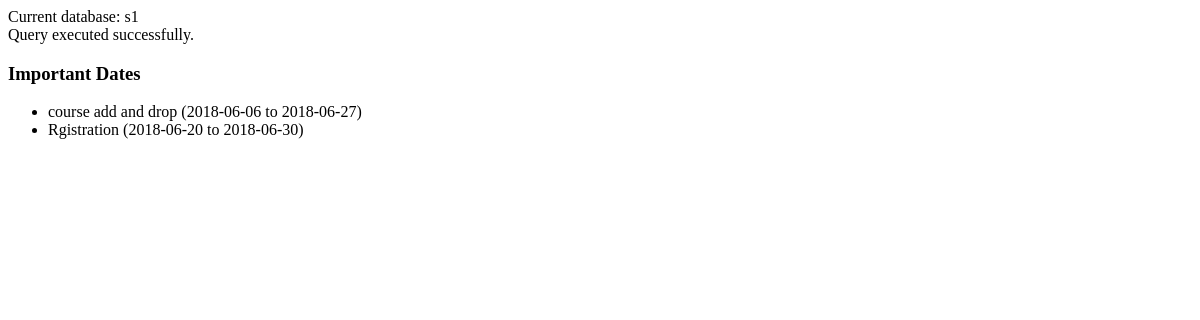
/date.php, run on an earlier commit of the app's database.
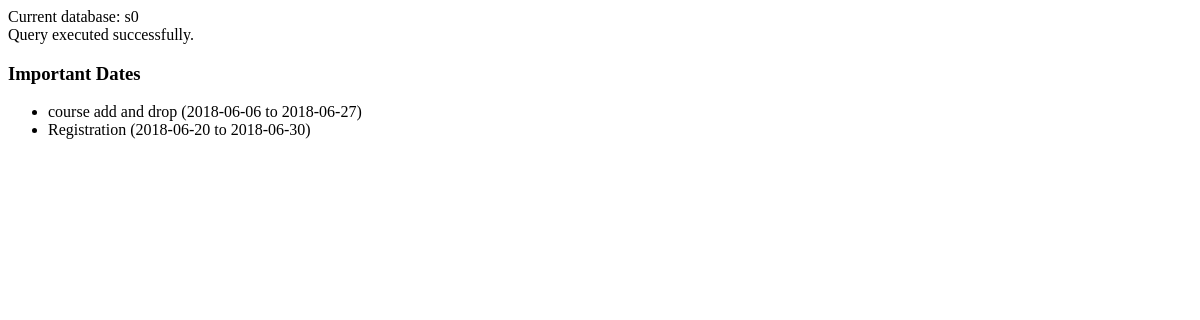
And on a later commit of the database.
### tables this page shows
CREATE TABLE IF NOT EXISTS `date` (
  `note` VARCHAR(400) NOT NULL,
  `year` INT(11) NOT NULL,
  `semester` INT(11) NOT NULL,
  `start_date` DATE NOT NULL,
  `end_date` DATE NOT NULL
);

### date.php (the view, shortened to what this page needs)
<?php
include("connection.php");
$current_db = $conn->query("SELECT DATABASE()")->fetch_row()[0];
echo "Current database: " . $current_db . "<br>";
$conn->select_db("cde");
$sql = "SELECT * FROM date";
$result = $conn->query($sql);
if (!$result) {
    die("Query failed: " . $conn->error);
} else {
    echo "Query executed successfully.<br>";
}
?>
<html>
<head>
</head>
<body>
    <h3>Important Dates</h3>
    <?php if ($result->num_rows > 0): ?>
        <ul>
            <?php while ($row = $result->fetch_assoc()): ?>
                <li><?php echo htmlspecialchars($row['note']) . " (" . $row['start_date'] . " to " . $row['end_date'] . ")"; ?></li>
            <?php endwhile; ?>
        </ul>
    <?php else: ?>
        <p>No important dates available.</p>
    <?php endif; ?>
</body>
</html>

What changed in the data, as far as the page shows it:
removed date: note "Rgistration", start_date "2018-06-20", end_date "2018-06-30"
added date: note "Registration", start_date "2018-06-20", end_date "2018-06-30"
Also different on the page:
$current_db: "s1" → "s0"
